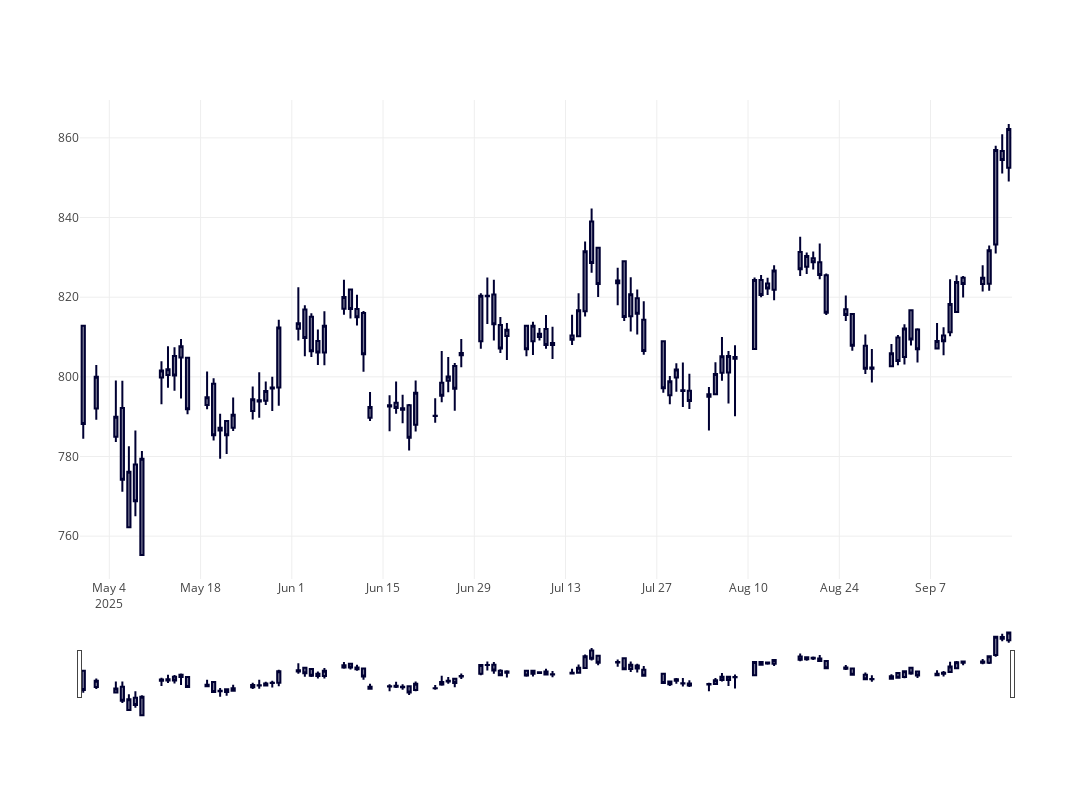

Notebook code for this chart:
### Markdown cell above
![image.png](attachment:image.png)

### Code cell
import plotly.graph_objects as go

fig = go.Figure(
    data=[
        go.Candlestick(
            x=df_sbin.index,
            open=df_sbin["1. open"],
            high=df_sbin["2. high"],
            low=df_sbin["3. low"],
            close=df_sbin["4. close"],
        )
    ]
)

fig.update_layout(width=1200, height=800)

fig.show()
